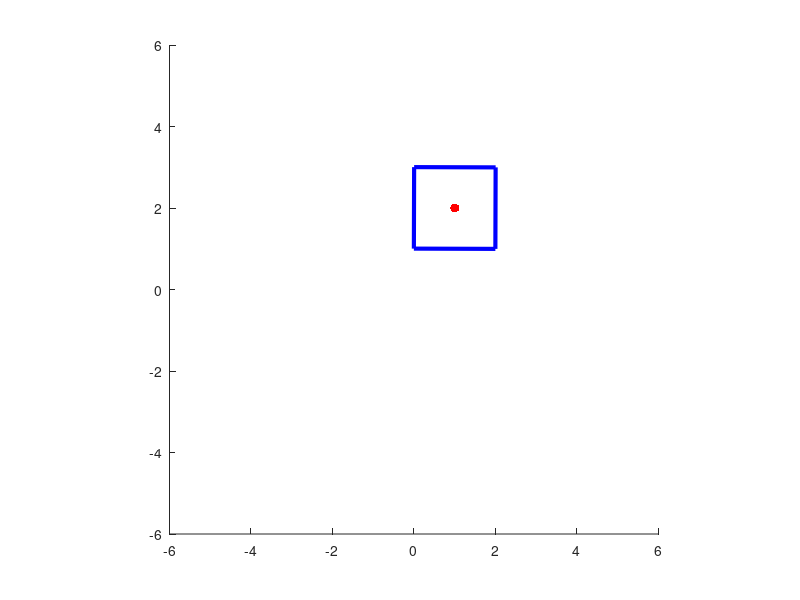

MATLAB code to generate this figure:
close all;
clear all;

% A 2D pologyon: square of 2 by 2 units.
p = [-1 1 1 -1 -1 ; -1 -1 1 1 -1];
p = transpose(p);

% Points in p are to be in homogeneous coordinates.
p(:,3) = 1;

% Set up axes for plotting our animation.
figure;
hold on;
axis equal;

% The square should rotate about this point.
point = [1 2];

for theta = 0:0.01:2 * pi

    % Set up matrix R to be a rotation transformation
    % (anticlockwise about origin by angle theta).
    R = [cos(theta) -sin(theta) 0; sin(theta) cos(theta) 0; 0 0 1];
    R = transpose(R);
    T = [1 0 point(1); 0 1 point(2); 0 0 1];
    T = transpose(T);
    M = R * T;

    % Perform the transform R.
    pprime = p * M;
    
    % Divide by homogeneous coordinate.
    pprime(:,1) = pprime(:,1) ./ pprime(:,3);
    pprime(:,2) = pprime(:,2) ./ pprime(:,3);
    
    % Plot polygon in pprime in blue, point in red.
    cla; % clear axes
    plot(pprime(:,1), pprime(:,2), 'b', 'LineWidth', 3);
    plot(point(1), point(2), 'r.', 'MarkerSize', 20);
    axis([-6 6 -6 6]);
    drawnow;

end
